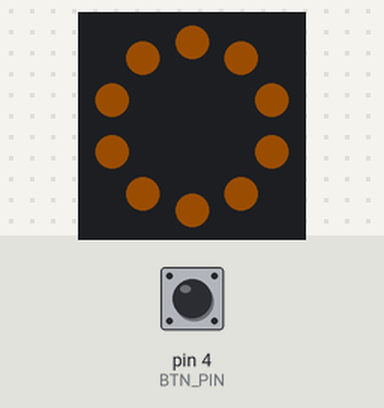
Simulated run of this sketch. Board: Arduino Uno, built with avr-gcc and run on an emulated ATmega328P. Parts: 10 RGB LEDs in a ring, first at the top, clockwise. Inputs (shaded band) come from the test bench; at power-on: pin 4 (BTN_PIN) HIGH. Dim RGB values are drawn brighter than linear.

Above: at 0.59 s.
1.3 s: pin 4 (BTN_PIN) pulled LOW for 1 s
At 2.6 s:
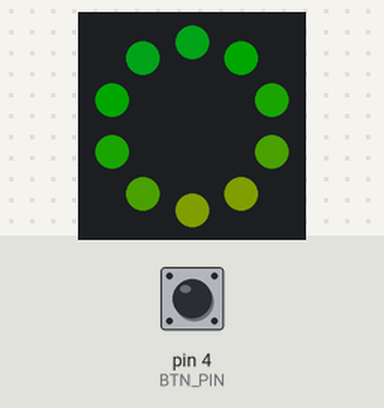
2.9 s: pin 4 (BTN_PIN) pulled LOW for 0.15 s
3.6 s: pin 4 (BTN_PIN) pulled LOW for 3.2 s
At 5.91 s:
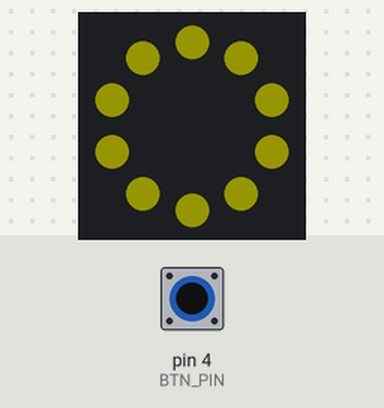
7.4 s: pin 4 (BTN_PIN) pulled LOW for 1 s
At 8.64 s:
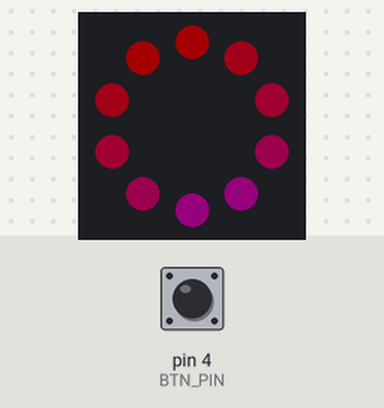
9.0 s: pin 4 (BTN_PIN) pulled LOW for 0.15 s
9.7 s: pin 4 (BTN_PIN) pulled LOW for 0.15 s
At 11.34 s:
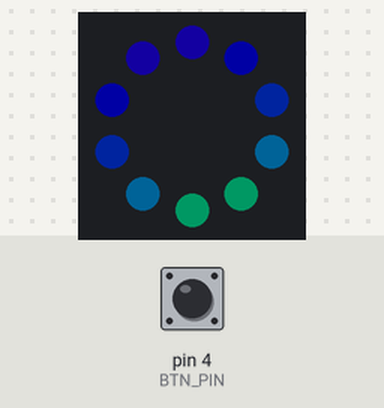

The sketch:

lightsaber_pre.9.ino
```cpp
#include <FastLED.h>
#include <OneButton.h>

#define NUM_LEDS  10
#define LED_PIN   13
#define BTN_PIN   4

CRGB leds[NUM_LEDS];

uint8_t color = 32;
uint8_t hue = 0;
uint8_t patternCounter = 0;

OneButton btn = OneButton(BTN_PIN, true, true);

void setup() {

  FastLED.addLeds<WS2812B, LED_PIN, GRB>(leds, NUM_LEDS);
  FastLED.setBrightness(50);
    FastLED.setCorrection(TypicalPixelString);
  Serial.begin(57600);
   btn.attachLongPressStart(nextPattern); //changes the modes
   btn.attachClick(nextColor); //changes the base color
}

void loop() {

  switch (patternCounter) {
    case 0:
      baseColor();
      break;
    case 1:
      rainbow();
      break;
  }

  FastLED.show();
  btn.tick();
  //delay(50);
}

void nextPattern() {
  patternCounter = (patternCounter + 1) % 2;
}
void nextColor() {
  color = color + 32;
}
//--------------------------------------------------------      Modes
void baseColor(){
    uint8_t oneBeat = beatsin8(30, 200, 255, 0, 0); //sin1
    uint8_t twoBeat = beatsin8(60, 200, 255, 0, 0); //sin2
    uint8_t treeBeat = beatsin8(90, 200, 255, 0, 0); //sin2
      uint8_t sinBeat = (oneBeat + twoBeat + treeBeat)/3;
  fill_solid(leds, NUM_LEDS, CHSV(color, 255, sinBeat));   //base color with alternating/breathing brightnes
}

void rainbow()  {
    uint8_t oneBeat = beatsin8(30, 200, 255, 0, 0); //sin1
    uint8_t twoBeat = beatsin8(60, 200, 255, 0, 0); //sin2
    uint8_t treeBeat = beatsin8(90, 200, 255, 0, 0); //sin2
      uint8_t sinBeat = (oneBeat + twoBeat + treeBeat)/3;

for (int i = NUM_LEDS/2; i < NUM_LEDS; i++) {  //front
    leds[ (NUM_LEDS-1) - i ] = CHSV(hue + (i * 10), 255, sinBeat);
 }
   for (int j = NUM_LEDS/2; j < NUM_LEDS; j++) { //back
    leds[j] = CHSV(hue + (j * 10), 255, sinBeat);
 }

  EVERY_N_MILLISECONDS(15){
    hue++;
  }
}
```

Measured:
- after the input at 3.6 s, the LEDs: first differ from a run without the input after 0.89 s (image 2 shows a later state)
